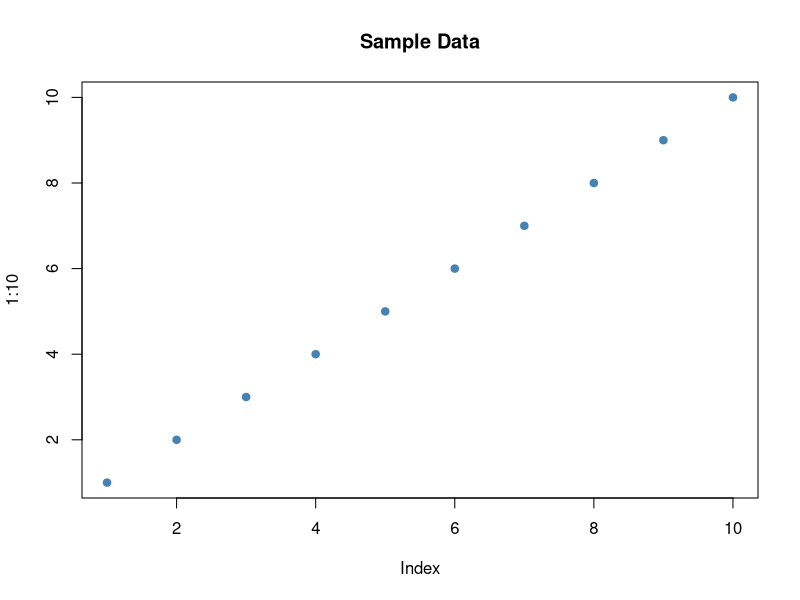

Source code (R):
## ---- chunk 1
2 + 2
## ---- chunk 2
print("Standard label from document config")
## ---- chunk 3
#| button-text: "Solution"
factorial(5)
## ---- chunk 4
#| button-text: "Plot"
plot(1:10, main = "Sample Data", pch = 19, col = "steelblue")
